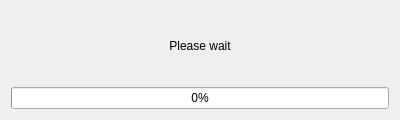
<?xml version="1.0" encoding="UTF-8"?>
<ui version="4.0">
 <class>CDbLoadDataDialog</class>
 <widget class="QDialog" name="CDbLoadDataDialog">
  <property name="geometry">
   <rect>
    <x>0</x>
    <y>0</y>
    <width>400</width>
    <height>120</height>
   </rect>
  </property>
  <property name="minimumSize">
   <size>
    <width>400</width>
    <height>120</height>
   </size>
  </property>
  <property name="windowTitle">
   <string>Loading new DB data</string>
  </property>
  <layout class="QVBoxLayout" name="verticalLayout">
   <item>
    <widget class="QLabel" name="lbl_Info">
     <property name="text">
      <string>Please wait</string>
     </property>
     <property name="alignment">
      <set>Qt::AlignCenter</set>
     </property>
    </widget>
   </item>
   <item>
    <widget class="QProgressBar" name="pb_Loading">
     <property name="value">
      <number>0</number>
     </property>
    </widget>
   </item>
  </layout>
 </widget>
 <resources/>
 <connections/>
</ui>
